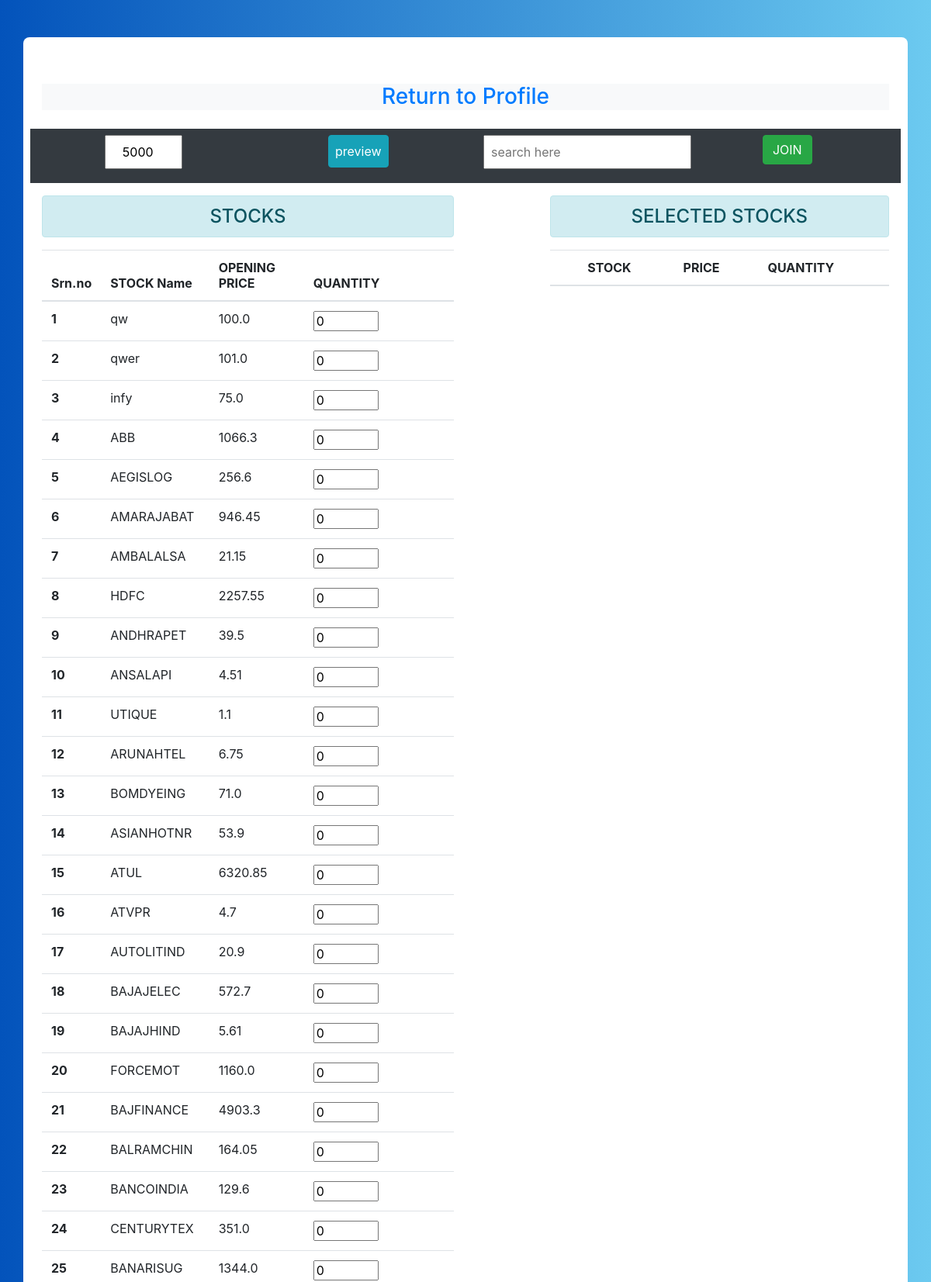
Screenshot of /edit/8 (signed in, upper part) with the database file from the repository.
### accounts/models.py (models this page shows, shortened)
class StockProfile(models.Model):
    id = models.AutoField(primary_key=True)
    ticker = models.CharField(max_length=15,unique= True,null= False)
    name = models.CharField(max_length=50)
    yesterday_closingPrice = models.FloatField(default = 100)
    Todayclosing_price = models.FloatField(default =150)

### accounts/views.py (the view)
# urls.py: path("edit/<int:id>" , views.editportfolio , name = 'editportfolio'),
@login_required
def editportfolio(req,id):
	if req.method == 'POST':
		if req.POST.get('xxid'):
			StkIdStr = req.POST.get('xxid')
			StkIdList = list(StkIdStr.split(","))
			conteseId_x = req.POST.get('contestType')
			print("we got id list")
			print( 'contest type is'+str(conteseId_x))
		else:
			print("we didnt got id list")
		if req.POST.get('xxQ'):
			StkQStr = req.POST.get('xxQ')
			StkQList = list(StkQStr.split(","))
			contestStart_jointime = datetime.time(8,59,59,0000)
			contestEnd_jointime = datetime.time(17,30,00,0000)
			tym = datetime.datetime.now().time()
			if len(StkIdList) > 2 and len(StkQList) > 2 :
				if ContestJoinedByUser.objects.filter(pk = conteseId_x).exists():
					contestCheck = ContestJoinedByUser.objects.filter(pk = conteseId_x)
					print(contestCheck)
					if tym > contestStart_jointime and tym < contestEnd_jointime:
						msg.add_message(req,msg.SUCCESS,'You cannot edit between 9 am to 5:30 pm')
						print("tried to edit match in between")
					else:
						ContestConfirm.objects.filter(player__usr = req.user.id , Ongoing_contest = conteseId_x).delete()
						usrid = req.user.id
						edition_type = "update"
						contestfees = None
						contest_entry(StkQList,StkIdList,conteseId_x,usrid, contestfees,edition_type)
						print("updated the contest ")
				else :
					msg.add_message(req,msg.WARNING,'ÿou cannot edit this contest')
					print("ÿou cannot edit this contest ")
			else:
				msg.add_message(req,msg.WARNING,'select at least 3 stock')
		else:
			msg.add_message(req,msg.WARNING,'Something went wrong try again !!')
		return redirect("select_contest")
	else:
		value_x = id
		stklist = StockProfile.objects.all()
		cxt = {'cntstype': value_x , 'form' : stklist}
		return render(req,'enroll/contest_joining.html' , cxt)

### accounts/templates/enroll/contest_joining.html (shortened to what this page needs)
{% block content %}
<link rel="stylesheet" href="https://cdn.jsdelivr.net/npm/bootstrap@4.5.3/dist/css/bootstrap.min.css"
>
<div class="container w-auto px-4 m-10 emp-displye" >
<div class="text-center bg-light my-4"><a href="{% url 'profile' %}"><h3>Return to Profile</h3> </a></div>
<div class="row text-center text-light bg-dark p-2">
    <div class="col-md-3">
            <input type="number" style="width: 100 " value="5000" min=0 id="credit" readonly class="text-center p-2 mx-2" />
    </div>
    <div class="col-md-3">
        <input type="button" style="height: fit-content;" style="background-color: aquamarine;"
        id = "preview" class="btn btn-info p-2 mx-2" value="preview" />
    </div>
    <div class="col-md-3">
         <input type="text" style="height: auto;"
         style="background-color: aquamarine;" class="p-2 mx-2" id = "filter" placeholder="search here" value="" />
    </div>
    <div class="col-md-3">
        <form action="" method="POST">
                <input type="submit" class="btn btn-success" value="JOIN">
            </form>
    </div>
</div>
<div class="row my-3">
        <div class="col-md-6">
            <h4 class="alert alert-info text-center">STOCKS</h4>
            <table class="table">
                <thead>
                    <tr>
                        <th scope="col">Srn.no</th>
                        <th scope="col">STOCK Name</th>
                        <th scope="col">OPENING PRICE</th>
                        <th scope="col"> QUANTITY</th>
                    </tr>
                </thead>
            <tbody id = 'tbody'>
                {% if form %}
                {% for frm in form %}
                    <tr>
                        <th scope="row">{{forloop.counter}}</th>
                        <td> {{frm.ticker}}</td>
                        <td>{{frm.yesterday_closingPrice}}</td>
                        <td> <input type="number" class="stockQuantitySelectedForContest" id="{{frm.id}}"
                                title={{frm.ticker}} name="{{frm.yesterday_closingPrice}}" min=0 style="width: 50%;"
                                value=0 /></td>
                    </tr>
                {% endfor %}
                {% endif %}
            </tbody>
            </table>
        </div>
<div class="col-md-1"></div>
        <div class="col-md-5">
            <h4 class="alert alert-info text-center">SELECTED STOCKS</h4>
            <table class="table" id='previewTable'>
                <thead>
                    <tr>
                        <th > </th>
                        <th >STOCK </th>
                        <th >PRICE</th>
                        <th > QUANTITY</th>
                    </tr>
                </thead>
            </table>
        </div>
    </div>
</div>
{% endblock content %}

### accounts/templates/enroll/contest_joining.html (style rules this page uses)
.emp-displye { padding: 3%; margin-top: 4%; margin-bottom: 3%; border-radius: 0.5rem; background: #fff; max-width: 80%; }

### rows the page displays
StockProfile: ticker "qw", yesterday_closingPrice "100.0"
StockProfile: ticker "qwer", yesterday_closingPrice "101.0"
StockProfile: ticker "infy", yesterday_closingPrice "75.0"
StockProfile: ticker "ABB", yesterday_closingPrice "1066.3"
StockProfile: ticker "AEGISLOG", yesterday_closingPrice "256.6"
StockProfile: ticker "AMARAJABAT", yesterday_closingPrice "946.45"
StockProfile: ticker "AMBALALSA", yesterday_closingPrice "21.15"
StockProfile: ticker "HDFC", yesterday_closingPrice "2257.55"
StockProfile: ticker "ANDHRAPET", yesterday_closingPrice "39.5"
StockProfile: ticker "ANSALAPI", yesterday_closingPrice "4.51"
StockProfile: ticker "UTIQUE", yesterday_closingPrice "1.1"
StockProfile: ticker "ARUNAHTEL", yesterday_closingPrice "6.75"
StockProfile: ticker "BOMDYEING", yesterday_closingPrice "71.0"
StockProfile: ticker "ASIANHOTNR", yesterday_closingPrice "53.9"
StockProfile: ticker "ATUL", yesterday_closingPrice "6320.85"
StockProfile: ticker "ATVPR", yesterday_closingPrice "4.7"
StockProfile: ticker "AUTOLITIND", yesterday_closingPrice "20.9"
StockProfile: ticker "BAJAJELEC", yesterday_closingPrice "572.7"
StockProfile: ticker "BAJAJHIND", yesterday_closingPrice "5.61"
StockProfile: ticker "FORCEMOT", yesterday_closingPrice "1160.0"
StockProfile: ticker "BAJFINANCE", yesterday_closingPrice "4903.3"
StockProfile: ticker "BALRAMCHIN", yesterday_closingPrice "164.05"
StockProfile: ticker "BANCOINDIA", yesterday_closingPrice "129.6"
StockProfile: ticker "CENTURYTEX", yesterday_closingPrice "351.0"
StockProfile: ticker "BANARISUG", yesterday_closingPrice "1344.0"
